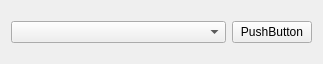
<?xml version="1.0" encoding="UTF-8"?>
<ui version="4.0">
 <class>ConectionSerial</class>
 <widget class="QWidget" name="ConectionSerial">
  <property name="geometry">
   <rect>
    <x>0</x>
    <y>0</y>
    <width>323</width>
    <height>64</height>
   </rect>
  </property>
  <property name="windowTitle">
   <string>Form</string>
  </property>
  <layout class="QVBoxLayout" name="verticalLayout">
   <item>
    <layout class="QHBoxLayout" name="horizontalLayout" stretch="1,0">
     <item>
      <widget class="QComboBox" name="comboBoxPort"/>
     </item>
     <item>
      <widget class="QPushButton" name="pushButtonConectar">
       <property name="text">
        <string>PushButton</string>
       </property>
      </widget>
     </item>
    </layout>
   </item>
  </layout>
 </widget>
 <resources/>
 <connections/>
</ui>
